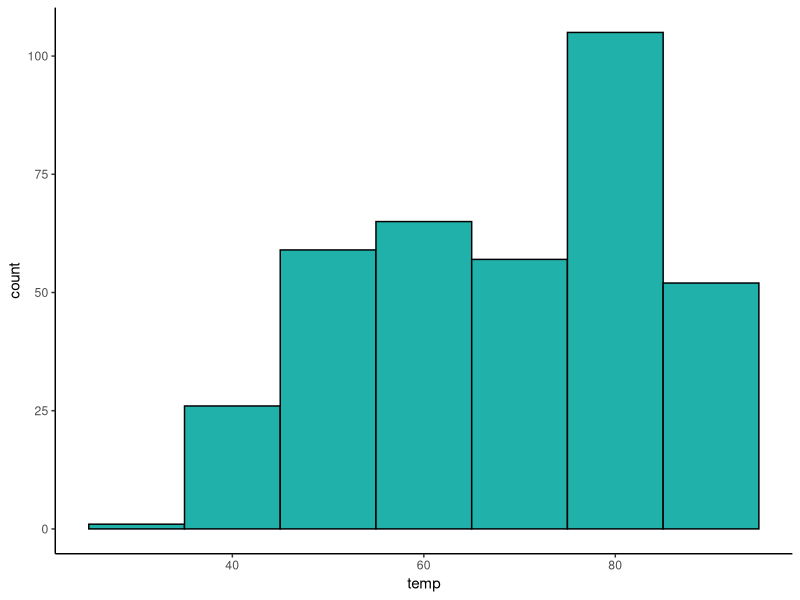
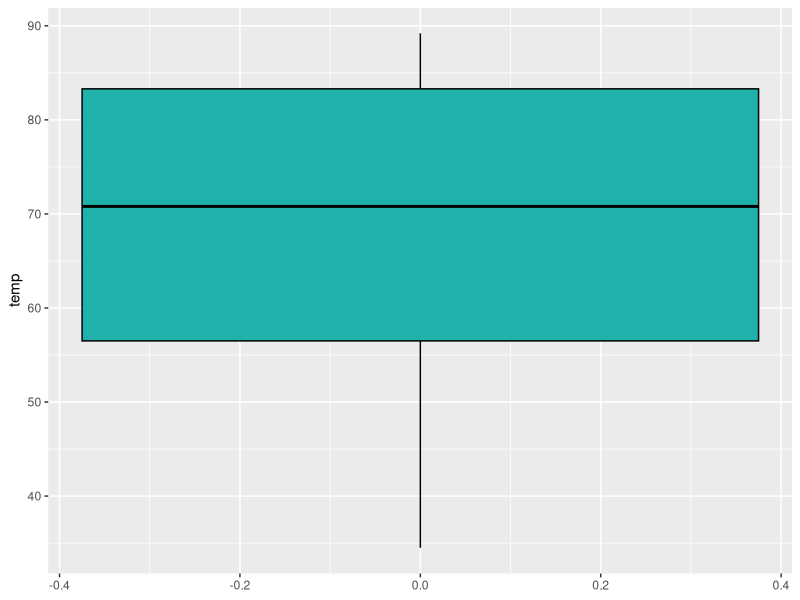
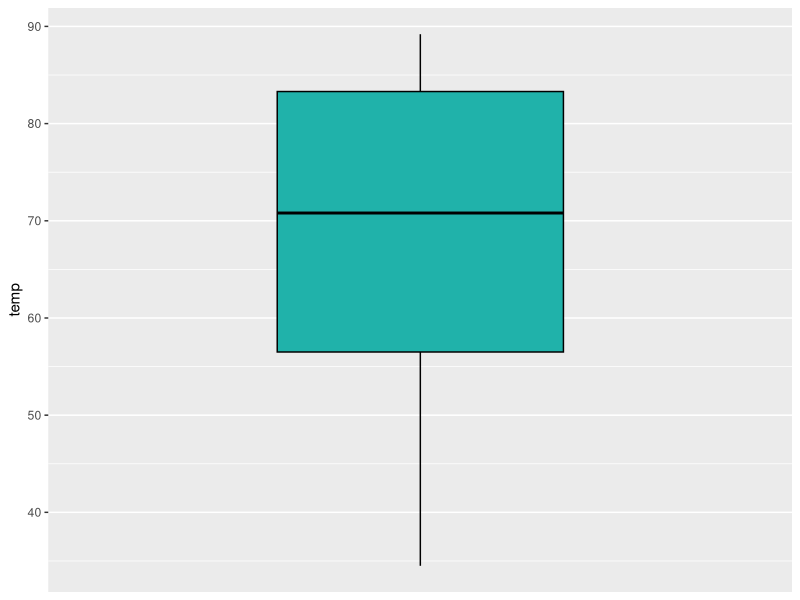

These charts were generated, in order, by the following R code:
## ---- chunk 1
library(tidyverse)

atx <- read_csv("data/austin_weather.csv")

head(atx) # first 6 rows
## ---- chunk 2
ggplot(atx, aes(x= temp)) + 
  geom_histogram(color="black", fill="lightseagreen", binwidth = 10)+
  theme_classic()

atx$temp
## ---- chunk 3
length(atx$temp) # length this tells you the 'n'

sum(atx$temp) # sum

range(atx$temp) # range 

min(atx$temp) # minimum

max(atx$temp) # maximum

var(atx$temp) # variance 

## ---- chunk 4
mean(atx$temp) # mean

sum(atx$temp)/length(atx$temp) # mean

median(atx$temp) # median

#estimate mode function 
estimate_mode <- function(x) {
  d <- density(x)
  d$x[which.max(d$y)]
}  

estimate_mode(atx$temp) #estimate mode
## ---- chunk 5
sd(atx$temp) #  sample standard deviation

#population standard deviation function 
 pop.sd <- function(s) { 
   sqrt(sum((s - mean(s))^2)/length(s)) 
 } 

pop.sd(atx$temp) # population standard deviation 
## ---- chunk 6
quantile(atx$temp, .25)  # this is the lower quartile

quantile(atx$temp, .75)  # this is the upper quartile

IQR(atx$temp)   # this is the inter-quartile range.

## ---- chunk 7
ggplot(atx, aes(y=temp)) + 
  geom_boxplot(color='black', fill='lightseagreen')
## ---- chunk 8
ggplot(atx, aes(y=temp)) + 
  geom_boxplot(color='black', fill='lightseagreen') + 
  scale_x_discrete(breaks = NULL)
